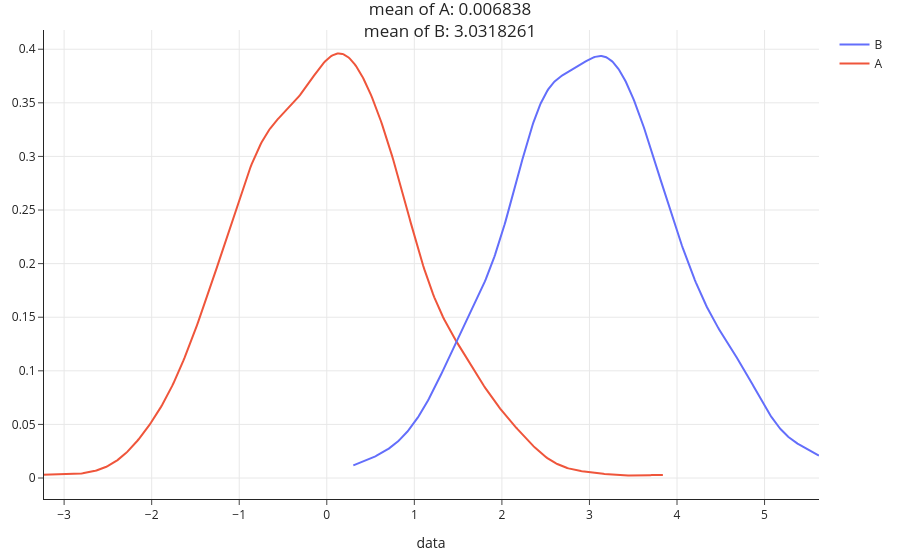

Write notebook code for a chart like this one.
### Markdown cell above
### Difference in means

The difference in means works well in some cases. Let's look at one such case.

Below, we artificially generate two numerical datasets.

### Code cell
np.random.seed(42) # So that we get the same results each time (for lecture).

N = 1000 # Number of samples for each distribution.

# Distribution 'A'.
distr1 = pd.Series(np.random.normal(0, 1, size=N // 2))

# Distribution 'B'.
distr2 = pd.Series(np.random.normal(3, 1, size=N // 2))

data = pd.concat([distr1, distr2], axis=1, keys=['A', 'B']).unstack().reset_index().drop('level_1', axis=1)
data = data.rename(columns={'level_0': 'group', 0: 'data'})

meanA, meanB = data.groupby('group')['data'].mean().round(7).tolist()
create_kde_plotly(data, 'group', 'A', 'B', 'data', f'mean of A: {meanA}<br>mean of B: {meanB}')

### Figure 1 — Plotly figure (JSON) as saved in the notebook; plotly's stock layout.template omitted (floating-point values rounded to 4 significant figures; data arrays with more than 128 entries replaced by an {"elided": "..."} marker saying what was removed)
{"data": [{"legendgroup": "A", "marker": {"color": "#ef553b"}, "mode": "lines", "name": "A", "showlegend": true, "type": "scatter", "x": {"elided": "500 float values"}, "xaxis": "x", "y": {"elided": "500 float values"}, "yaxis": "y"}, {"legendgroup": "B", "marker": {"color": "#636efb"}, "mode": "lines", "name": "B", "showlegend": true, "type": "scatter", "x": {"elided": "500 float values"}, "xaxis": "x", "y": {"elided": "500 float values"}, "yaxis": "y"}], "layout": {"barmode": "overlay", "hovermode": "closest", "legend": {"traceorder": "reversed"}, "title": {"text": "mean of A: 0.006838<br>mean of B: 3.0318261"}, "xaxis": {"anchor": "y2", "domain": [0, 1], "title": {"text": "data"}, "zeroline": false}, "yaxis": {"anchor": "free", "domain": [0, 1], "position": 0}}}
